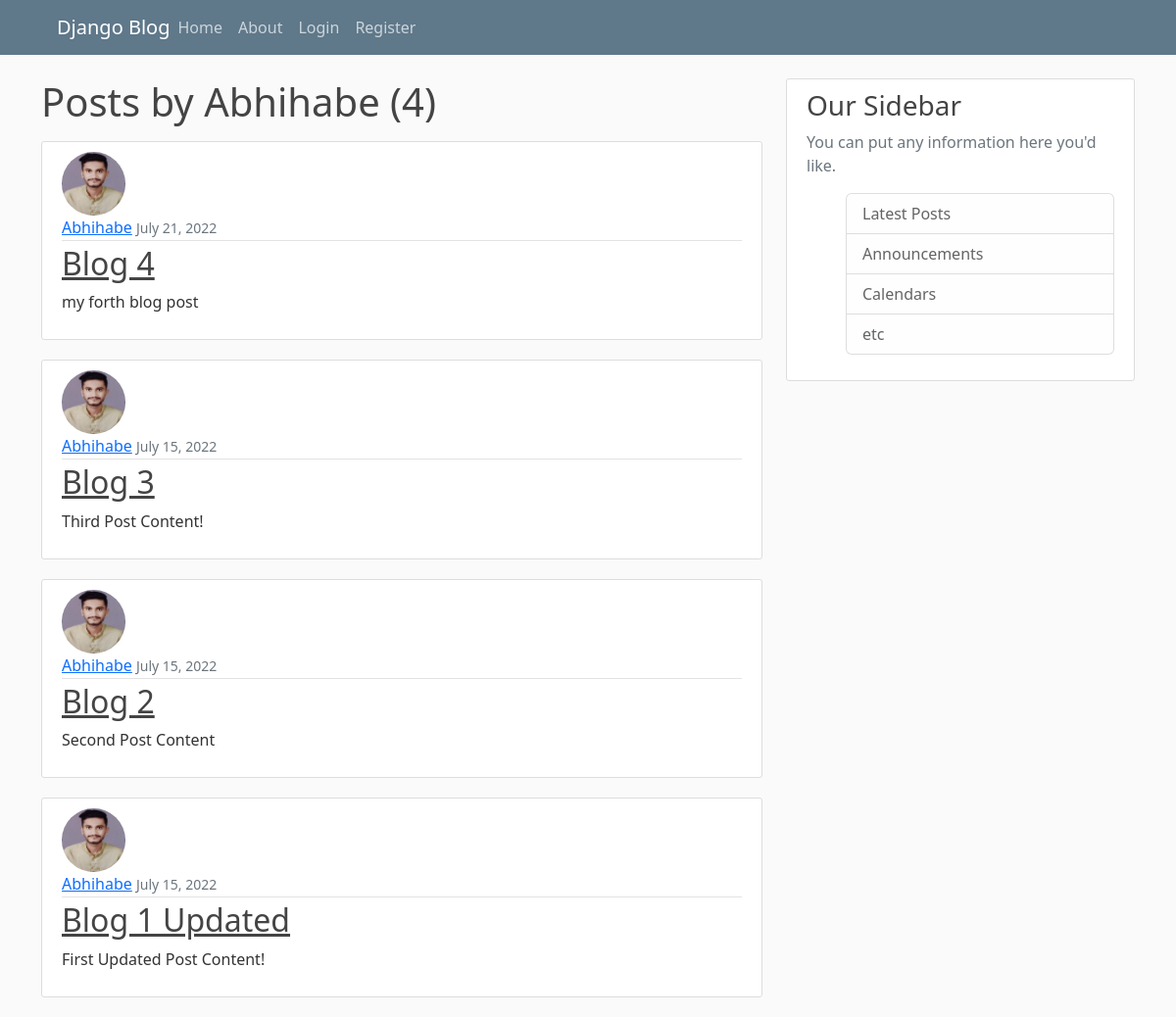
The page /user/Abhihabe on the database its author committed.
### blog/models.py (models this page shows, shortened)
class Post(models.Model):
    title = models.CharField(max_length=100)
    content = models.TextField()
    date_posted = models.DateTimeField(default=timezone.now)
    author = models.ForeignKey(User, on_delete=models.CASCADE)

### users/models.py (models this page shows, shortened)
class Profile(models.Model):
    user = models.OneToOneField(User, on_delete=models.CASCADE)
    image = models.ImageField(default='default.jpg', upload_to='profile_pics')

### blog/views.py (the view)
# urls.py: path('user/<str:username>', UserPostListView.as_view(), name='user-posts'),
class UserPostListView(ListView):
    model = Post
    template_name = 'blog/user_posts.html'
    context_object_name = 'posts'
    ordering = ['-date_posted']
    paginate_by = 5
    def get_queryset(self):
        user = get_object_or_404(User, username=self.kwargs.get('username'))
        return Post.objects.filter(author=user).order_by('-date_posted')

### blog/templates/blog/user_posts.html (shortened to what this page needs)
{% extends "blog/base.html" %}
{% block content %}
    <h1 class="mb-3">Posts by {{ view.kwargs.username}} ({{ page_obj.paginator.count }})</h1>
    {% for post in posts %}
        <article class="media content-section">
          <img class="rounded-circle article-img" src="{{ post.author.profile.image.url }}">
          <div class="media-body">
            <div class="article-metadata">
              <a class="mr-2" href="{% url 'user-posts' post.author.username %}">{{ post.author }}</a>
              <small class="text-muted">{{ post.date_posted|date:"F d, Y" }}</small>
            </div>
            <h2><a class="article-title" href="{% url 'post-detail' post.id %}">{{ post.title }}</a></h2>
            <p class="article-content">{{ post.content }}</p>
          </div>
        </article>
    {% endfor %}
{% endblock content %}

### blog/static/blog/main.css (style rules this page uses)
body { background: #fafafa; color: #333333; margin-top: 5rem; }
h1, h2, h3, h4, h5, h6 { color: #444444; }
.content-section { background: #ffffff; padding: 10px 20px; border: 1px solid #dddddd; border-radius: 3px; margin-bottom: 20px; }
.article-title { color: #444444; }
.article-content { white-space: pre-line; }
.article-img { height: 65px; width: 65px; margin-right: 16px; }
.article-metadata { padding-bottom: 1px; margin-bottom: 4px; border-bottom: 1px solid #e3e3e3 }

### rows shown on the page
Post: author.profile.image (picture), author "Abhihabe", date_posted "July 21, 2022", title "Blog 4", content "my forth blog post"
Post: author.profile.image (picture), author "Abhihabe", date_posted "July 15, 2022", title "Blog 3", content "Third Post Content!"
Post: author.profile.image (picture), author "Abhihabe", date_posted "July 15, 2022", title "Blog 2", content "Second Post Content"
Post: author.profile.image (picture), author "Abhihabe", date_posted "July 15, 2022", title "Blog 1 Updated", content "First Updated Post Content!"

### other values the page prints
{{ view.kwargs.username }} "Abhihabe"
{{ page_obj.paginator.count }} "4"
